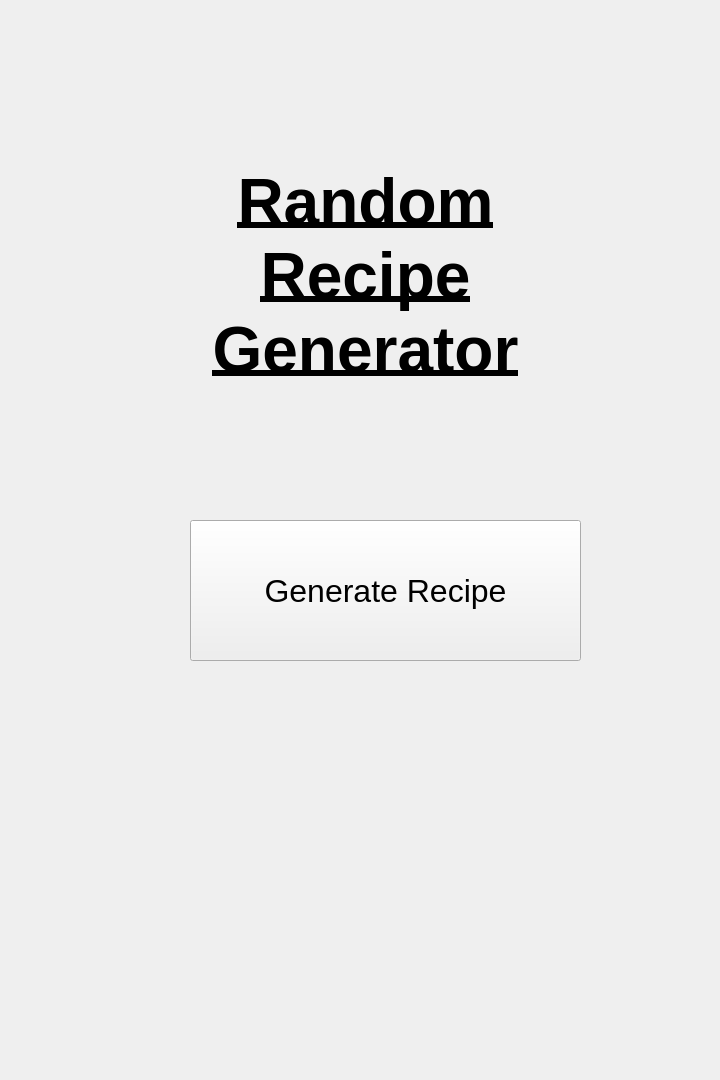
<?xml version="1.0" encoding="UTF-8"?>
<ui version="4.0">
 <class>Home_Screen</class>
 <widget class="QMainWindow" name="Home_Screen">
  <property name="geometry">
   <rect>
    <x>0</x>
    <y>0</y>
    <width>720</width>
    <height>1080</height>
   </rect>
  </property>
  <property name="windowTitle">
   <string>Home_Screen</string>
  </property>
  <widget class="QWidget" name="centralWidget">
   <widget class="QLabel" name="label">
    <property name="geometry">
     <rect>
      <x>140</x>
      <y>100</y>
      <width>451</width>
      <height>351</height>
     </rect>
    </property>
    <property name="font">
     <font>
      <pointsize>48</pointsize>
      <weight>75</weight>
      <bold>true</bold>
      <underline>true</underline>
     </font>
    </property>
    <property name="text">
     <string>Random Recipe Generator</string>
    </property>
    <property name="alignment">
     <set>Qt::AlignCenter</set>
    </property>
    <property name="wordWrap">
     <bool>true</bool>
    </property>
   </widget>
   <widget class="QPushButton" name="pushGenerate">
    <property name="geometry">
     <rect>
      <x>190</x>
      <y>520</y>
      <width>391</width>
      <height>141</height>
     </rect>
    </property>
    <property name="font">
     <font>
      <pointsize>24</pointsize>
     </font>
    </property>
    <property name="text">
     <string>Generate Recipe</string>
    </property>
   </widget>
  </widget>
 </widget>
 <layoutdefault spacing="6" margin="11"/>
 <resources/>
 <connections/>
</ui>
